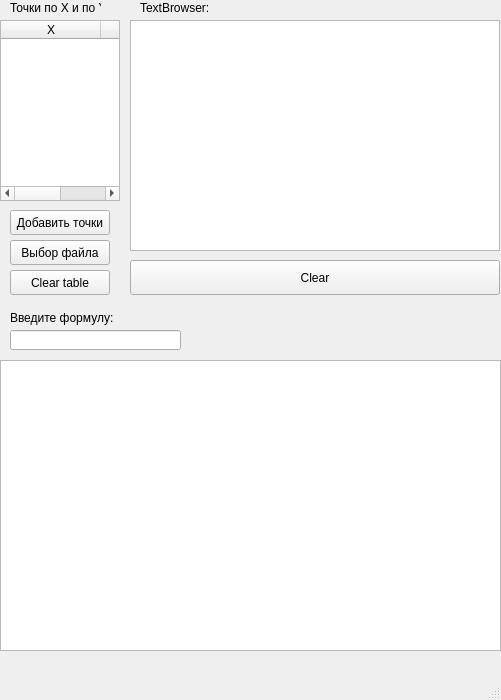
<?xml version="1.0" encoding="UTF-8"?>
<ui version="4.0">
 <class>MainWindow</class>
 <widget class="QMainWindow" name="MainWindow">
  <property name="geometry">
   <rect>
    <x>0</x>
    <y>0</y>
    <width>501</width>
    <height>700</height>
   </rect>
  </property>
  <property name="windowTitle">
   <string>MainWindow</string>
  </property>
  <widget class="QWidget" name="centralwidget">
   <widget class="QTableWidget" name="tableWidget">
    <property name="geometry">
     <rect>
      <x>0</x>
      <y>20</y>
      <width>120</width>
      <height>181</height>
     </rect>
    </property>
    <column>
     <property name="text">
      <string>X</string>
     </property>
    </column>
    <column>
     <property name="text">
      <string>Y</string>
     </property>
    </column>
   </widget>
   <widget class="QPushButton" name="button">
    <property name="geometry">
     <rect>
      <x>10</x>
      <y>210</y>
      <width>100</width>
      <height>25</height>
     </rect>
    </property>
    <property name="text">
     <string>Добавить точки</string>
    </property>
   </widget>
   <widget class="QPushButton" name="button_file">
    <property name="geometry">
     <rect>
      <x>10</x>
      <y>240</y>
      <width>100</width>
      <height>25</height>
     </rect>
    </property>
    <property name="text">
     <string>Выбор файла</string>
    </property>
   </widget>
   <widget class="QTextBrowser" name="textBrowser">
    <property name="geometry">
     <rect>
      <x>130</x>
      <y>20</y>
      <width>370</width>
      <height>231</height>
     </rect>
    </property>
   </widget>
   <widget class="QPushButton" name="clear_button_browser">
    <property name="geometry">
     <rect>
      <x>130</x>
      <y>260</y>
      <width>370</width>
      <height>35</height>
     </rect>
    </property>
    <property name="text">
     <string>Clear</string>
    </property>
   </widget>
   <widget class="QPushButton" name="clear_button_table">
    <property name="geometry">
     <rect>
      <x>10</x>
      <y>270</y>
      <width>100</width>
      <height>25</height>
     </rect>
    </property>
    <property name="text">
     <string>Clear table</string>
    </property>
   </widget>
   <widget class="QLineEdit" name="lineEdit_2">
    <property name="geometry">
     <rect>
      <x>10</x>
      <y>330</y>
      <width>171</width>
      <height>20</height>
     </rect>
    </property>
   </widget>
   <widget class="QLabel" name="label">
    <property name="geometry">
     <rect>
      <x>10</x>
      <y>310</y>
      <width>201</width>
      <height>16</height>
     </rect>
    </property>
    <property name="text">
     <string>Введите формулу:</string>
    </property>
   </widget>
   <widget class="QLabel" name="label_2">
    <property name="geometry">
     <rect>
      <x>10</x>
      <y>0</y>
      <width>91</width>
      <height>16</height>
     </rect>
    </property>
    <property name="text">
     <string>Точки по X и по Y:</string>
    </property>
   </widget>
   <widget class="QLabel" name="label_3">
    <property name="geometry">
     <rect>
      <x>140</x>
      <y>0</y>
      <width>261</width>
      <height>16</height>
     </rect>
    </property>
    <property name="text">
     <string>TextBrowser:</string>
    </property>
   </widget>
   <widget class="QGraphicsView" name="graphicsView">
    <property name="geometry">
     <rect>
      <x>0</x>
      <y>360</y>
      <width>501</width>
      <height>291</height>
     </rect>
    </property>
   </widget>
  </widget>
  <widget class="QMenuBar" name="menubar">
   <property name="geometry">
    <rect>
     <x>0</x>
     <y>0</y>
     <width>501</width>
     <height>21</height>
    </rect>
   </property>
  </widget>
  <widget class="QStatusBar" name="statusbar"/>
 </widget>
 <resources/>
 <connections/>
</ui>
